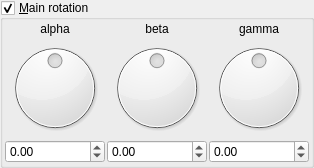
    <widget class="MyGroupBox" name="groupCheck_IFS_rotation_enabled">
     <property name="title">
      <string>&amp;Main rotation</string>
     </property>
     <property name="checkable">
      <bool>true</bool>
     </property>
     <layout class="QVBoxLayout" name="verticalLayout_3" stretch="0">
      <property name="spacing">
       <number>2</number>
      </property>
      <property name="leftMargin">
       <number>2</number>
      </property>
      <property name="topMargin">
       <number>2</number>
      </property>
      <property name="rightMargin">
       <number>2</number>
      </property>
      <property name="bottomMargin">
       <number>2</number>
      </property>
      <item>
       <layout class="QGridLayout" name="gridLayout_2">
        <property name="spacing">
         <number>2</number>
        </property>
        <item row="1" column="0">
         <widget class="QDial" name="dial3_IFS_rotation_x">
          <property name="minimum">
           <number>-18000</number>
          </property>
          <property name="maximum">
           <number>18000</number>
          </property>
          <property name="wrapping">
           <bool>true</bool>
          </property>
         </widget>
        </item>
        <item row="1" column="1">
         <widget class="QDial" name="dial3_IFS_rotation_y">
          <property name="minimum">
           <number>-18000</number>
          </property>
          <property name="maximum">
           <number>18000</number>
          </property>
          <property name="wrapping">
           <bool>true</bool>
          </property>
         </widget>
        </item>
        <item row="0" column="1">
         <widget class="QLabel" name="label_14">
          <property name="text">
           <string notr="true">beta</string>
          </property>
          <property name="alignment">
           <set>Qt::AlignCenter</set>
          </property>
         </widget>
        </item>
        <item row="2" column="0">
         <widget class="MyDoubleSpinBox" name="spinboxd3_IFS_rotation_x">
          <property name="sizePolicy">
           <sizepolicy hsizetype="Minimum" vsizetype="Maximum">
            <horstretch>0</horstretch>
            <verstretch>0</verstretch>
           </sizepolicy>
          </property>
          <property name="prefix">
           <string/>
          </property>
          <property name="suffix">
           <string/>
          </property>
          <property name="decimals">
           <number>2</number>
          </property>
          <property name="minimum">
           <double>-180.000000000000000</double>
          </property>
          <property name="maximum">
           <double>180.000000000000000</double>
          </property>
          <property name="singleStep">
           <double>1.000000000000000</double>
          </property>
         </widget>
        </item>
        <item row="0" column="0">
         <widget class="QLabel" name="label_13">
          <property name="text">
           <string notr="true">alpha</string>
          </property>
          <property name="alignment">
           <set>Qt::AlignCenter</set>
          </property>
         </widget>
        </item>
        <item row="1" column="2">
         <widget class="QDial" name="dial3_IFS_rotation_z">
          <property name="minimum">
           <number>-18000</number>
          </property>
          <property name="maximum">
           <number>18000</number>
          </property>
          <property name="wrapping">
           <bool>true</bool>
          </property>
         </widget>
        </item>
        <item row="0" column="2">
         <widget class="QLabel" name="label_15">
          <property name="text">
           <string notr="true">gamma</string>
          </property>
          <property name="alignment">
           <set>Qt::AlignCenter</set>
          </property>
         </widget>
        </item>
        <item row="2" column="1">
         <widget class="MyDoubleSpinBox" name="spinboxd3_IFS_rotation_y">
          <property name="sizePolicy">
           <sizepolicy hsizetype="Minimum" vsizetype="Maximum">
            <horstretch>0</horstretch>
            <verstretch>0</verstretch>
           </sizepolicy>
          </property>
          <property name="prefix">
           <string/>
          </property>
          <property name="suffix">
           <string/>
          </property>
          <property name="decimals">
           <number>2</number>
          </property>
          <property name="minimum">
           <double>-180.000000000000000</double>
          </property>
          <property name="maximum">
           <double>180.000000000000000</double>
          </property>
          <property name="singleStep">
           <double>1.000000000000000</double>
          </property>
         </widget>
        </item>
        <item row="2" column="2">
         <widget class="MyDoubleSpinBox" name="spinboxd3_IFS_rotation_z">
          <property name="sizePolicy">
           <sizepolicy hsizetype="Minimum" vsizetype="Maximum">
            <horstretch>0</horstretch>
            <verstretch>0</verstretch>
           </sizepolicy>
          </property>
          <property name="prefix">
           <string/>
          </property>
          <property name="suffix">
           <string/>
          </property>
          <property name="decimals">
           <number>2</number>
          </property>
          <property name="minimum">
           <double>-180.000000000000000</double>
          </property>
          <property name="maximum">
           <double>180.000000000000000</double>
          </property>
          <property name="singleStep">
           <double>1.000000000000000</double>
          </property>
         </widget>
        </item>
       </layout>
      </item>
     </layout>
    </widget>
